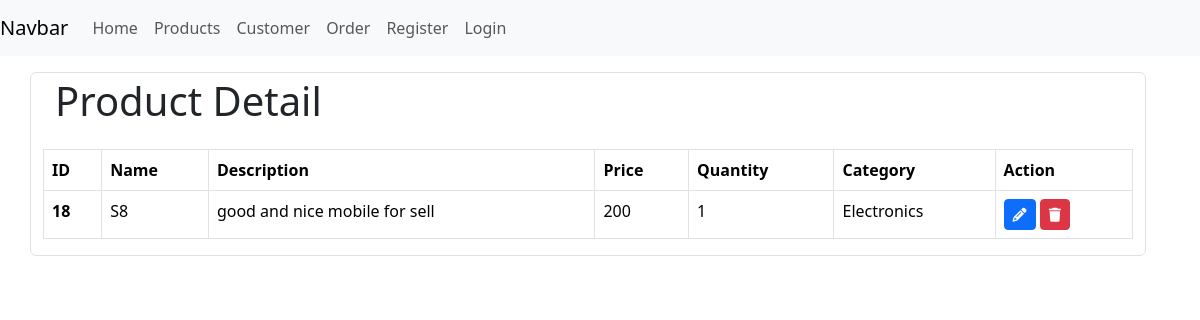
Page /product/detail/18/ on the committed database.
### e_app/models.py (models this page shows, shortened)
class Product(models.Model):
    name = models.CharField(max_length = 100)
    description = models.TextField()
    price = models.IntegerField()
    quantity = models.PositiveIntegerField()
    category = models.ForeignKey(Category, on_delete = models.CASCADE)

class Category(models.Model):
    name = models.CharField(max_length = 100)
    description = models.TextField()
    def __str__(self):
        return str(self.name)

### e_app/views.py (the view)
# urls.py: path("product/detail/<int:pk>/",views.product_detail,name="product_detail"),
def product_detail(request, pk):
    try:
        product = Product.objects.get(id=pk)
    except Product.DoesNotExist:
        return HttpResponse("Product not found", status=404)
    context = {'product': product}
    return render(request, 'products/detail.html', context)

### e_app/templates/products/detail.html
{% extends '../base.html' %} {% block content %}
<h1>Product Detail</h1>
<table class="table table-hover mt-3 table-bordered">
  <thead>
    <tr>
      <th scope="col">ID</th>
      <th scope="col">Name</th>
      <th scope="col">Description</th>
      <th scope="col">Price</th>
      <th scope="col">Quantity</th>
      <th scope="col">Category</th>
      <th scope="col">Action</th>
    </tr>
  </thead>
  <tbody>
    <tr>
      <th scope="row">{{product.id}}</th>
      <td>{{product.name}}</td>
      <td>{{product.description}}</td>
      <td>{{product.price}}</td>
      <td>{{product.quantity}}</td>
      <td>{{product.category}}</td>
      <td>
        <a
          href="{% url 'update_product' product.id %}"
          class="btn btn-primary btn-sm"
          ><i class="fa fa-pencil" aria-hidden="true"></i
        ></a>
        <a
          href="{% url 'delete_product' product.id %}"
          class="btn btn-danger btn-sm"
        >
          <i class="fa fa-trash" aria-hidden="true"></i
        ></a>
      </td>
    </tr>
  </tbody>
</table>
{% endblock %}

### rows in the picture
Product: id "18", name "S8", description "good and nice mobile for sell", price "200", quantity "1", category "Electronics"
